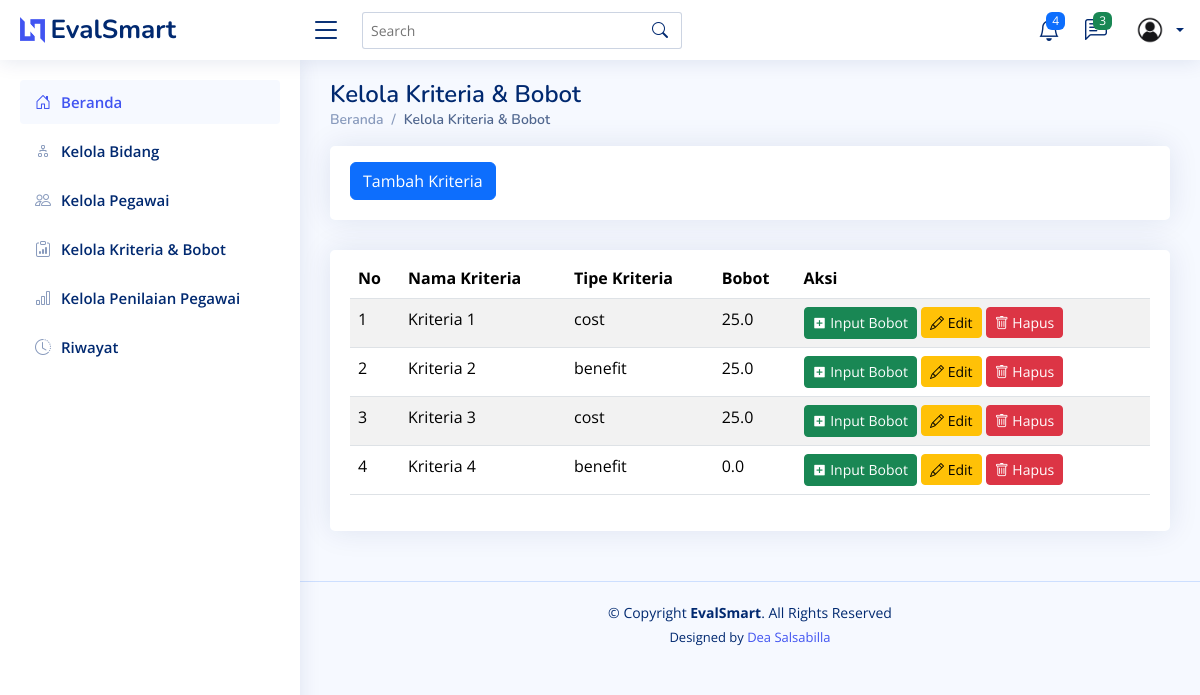
/kriteria/, run on the app's committed database.
### testing/models.py (models this page shows, shortened)
class Kriteria(models.Model):
    TIPE_CHOICES = [
        ('benefit', 'Benefit'),
        ('cost', 'Cost'),
    ]
    id = models.AutoField(primary_key=True)  # ID otomatis
    nama = models.CharField(max_length=100)  # Nama kriteria
    bobot = models.FloatField(default=0, null=False, blank=False)  # Bobot, default 0
    tipe = models.CharField(max_length=10, choices=TIPE_CHOICES, default='benefit')  # Tipe kriteria (Benefit/Cost)
    class Meta:
        verbose_name_plural = "Kriteria"
        ordering = ['nama']  # Urutkan berdasarkan nama secara default

### testing/views.py (the view)
# urls.py: path("kriteria/", views.kriteria, name="kriteria"),
def kriteria(request):
    kriterias = Kriteria.objects.all()
    return render(request, 'kriteria.html', {'kriterias' : kriterias})

### testing/templates/kriteria.html (shortened to what this page needs)
<!DOCTYPE html>
<html lang="en">
  <head>
    {% load static %}
    <link href="{% static 'assets/vendor/bootstrap/css/bootstrap.min.css' %}" rel="stylesheet" />
    <link href="{% static 'assets/vendor/bootstrap-icons/bootstrap-icons.css' %}" rel="stylesheet" />
    <link href="{% static 'assets/vendor/boxicons/css/boxicons.min.css' %}" rel="stylesheet" />
    <link href="{% static 'assets/vendor/quill/quill.snow.css' %}" rel="stylesheet" />
    <link href="{% static 'assets/vendor/quill/quill.bubble.css' %}" rel="stylesheet" />
    <link href="{% static 'assets/vendor/remixicon/remixicon.css' %}" rel="stylesheet" />
    <link href="{% static 'assets/vendor/simple-datatables/style.css' %}" rel="stylesheet" />
    <link href="{% static 'assets/css/style.css' %}" rel="stylesheet" />
  </head>
  <body>
    {% include 'partials/header.html' %}
    {% include 'partials/sidebar.html' %}
    <main id="main" class="main">
      <div class="pagetitle">
        <h1>Kelola Kriteria & Bobot</h1>
        <nav>
          <ol class="breadcrumb">
            <li class="breadcrumb-item">
              <a href="{% url 'home' %}">Beranda</a>
            </li>
            <li class="breadcrumb-item active">Kelola Kriteria & Bobot</li>
          </ol>
        </nav>
      </div>
      <div class="row">
        <div class="col-lg-12">
          <div class="card">
            <div class="card-body">
              <button class="btn btn-primary mt-3"><a href="{% url 'tambah_kriteria' %}" style="color: white; text-decoration: none;">Tambah Kriteria</a></button>
            </div>
          </div>
        </div>
      </div>
      <section class="section">
        <div class="row">
          <div class="col-lg-12">
            <div class="card">
              <div class="card-body">
                <table class="table table-striped mt-2">
                  <thead>
                    <tr>
                      <th scope="col">No</th>
                      <th scope="col">Nama Kriteria</th>
                      <th scope="col">Tipe Kriteria</th>
                      <th scope="col">Bobot</th>
                      <th scope="col">Aksi</th>
                    </tr>
                  </thead>
                  <tbody>
                    {% for kriteria in kriterias %}
                      <tr>
                        <td>{{ forloop.counter }}</td>
                        <td>{{ kriteria.nama }}</td>
                        <td>{{ kriteria.tipe }}</td>
                        <td>{{ kriteria.bobot }}</td>
                        <td>
                          <a href="{% url 'input_bobot' kriteria.id %}" class="btn btn-success btn-sm"><i class="ri-add-box-fill"></i> Input Bobot</a>
                          <a href="{% url 'edit_kriteria' kriteria.id %}" class="btn btn-warning btn-sm"><i class="bi bi-pencil"></i> Edit</a>
                          <form action="{% url 'delete_kriteria' kriteria.id %}" method="post" style="display:inline;">
                            <button type="submit" class="btn btn-danger btn-sm" onclick="return confirm('Apakah Anda yakin ingin menghapus bidang ini?');"><i class="bi bi-trash"></i> Hapus</button>
                          </form>
                        </td>
                      </tr>
                    {% empty %}
                      <tr>
                        <td colspan="3" class="text-center">Tidak ada data</td>
                      </tr>
                    {% endfor %}
                  </tbody>
                </table>
              </div>
            </div>
          </div>
        </div>
      </section>
    </main>
    {% include 'partials/footer.html' %}
  </body>
</html>

### testing/static/assets/css/style.css (style rules this page uses)
:root { scroll-behavior: smooth; }
body { font-family: "Open Sans", sans-serif; background: #f6f9ff; color: #444444; }
a { color: #4154f1; text-decoration: none; }
h1, h2, h3, h4, h5, h6 { font-family: "Nunito", sans-serif; }
#main { margin-top: 60px; padding: 20px 30px; transition: all 0.3s; }
.pagetitle { margin-bottom: 10px; }
.pagetitle h1 { font-size: 24px; margin-bottom: 0; font-weight: 600; color: #012970; }
.card { margin-bottom: 30px; border: none; border-radius: 5px; box-shadow: 0px 0 30px rgba(1, 41, 112, 0.1); }
.card-body { padding: 0 20px 20px 20px; }
.breadcrumb { font-size: 14px; font-family: "Nunito", sans-serif; color: #899bbd; font-weight: 600; }
.breadcrumb a { color: #899bbd; transition: 0.3s; }
.breadcrumb .breadcrumb-item::before { color: #899bbd; }
.breadcrumb .active { color: #51678f; font-weight: 600; }
@media (min-width: 1200px) { #main, #footer { margin-left: 300px; } }

### data on the page
Kriteria: nama "Kriteria 1", tipe "cost", bobot "25.0"
Kriteria: nama "Kriteria 2", tipe "benefit", bobot "25.0"
Kriteria: nama "Kriteria 3", tipe "cost", bobot "25.0"
Kriteria: nama "Kriteria 4", tipe "benefit", bobot "0.0"
